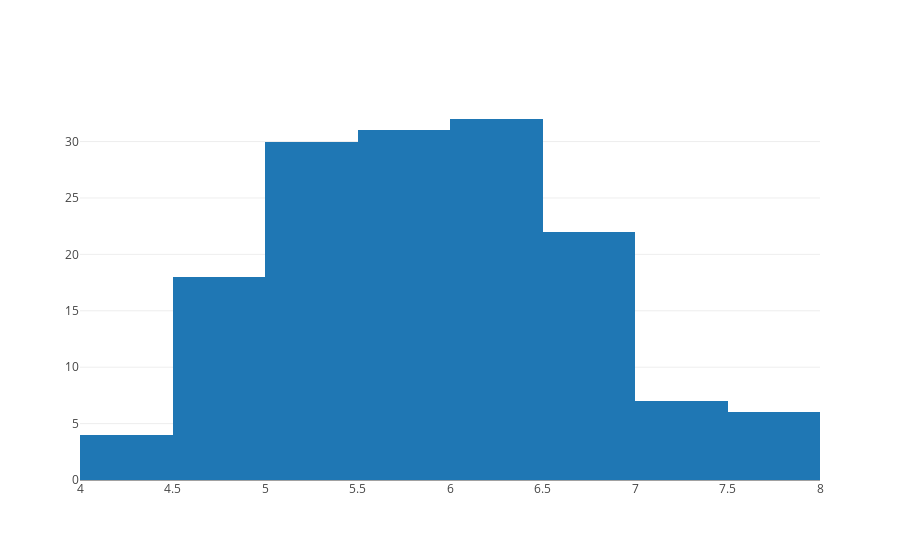

The code cell stored with this chart in its notebook:
### Markdown cell above
### Histograms

### Code cell
x = iris_df['sepal length (cm)']
data = [ go.Histogram(x=x, nbinsx=8) ]

# trace3 = go.Histogram(
#     x=x,
#     xbins=dict(
#         start='1969-11-15',
#         end='1972-03-31',
#         size= 'M18'),
#     autobinx = False
# )

plotly.offline.iplot(data)

### Figure 1 — Plotly figure (JSON) as saved in the notebook; plotly's stock layout.template omitted (floating-point values rounded to 4 significant figures; data arrays with more than 128 entries replaced by an {"elided": "..."} marker saying what was removed)
{"data": [{"nbinsx": 8, "type": "histogram", "uid": "8eed649c-71e9-11e9-a66b-080027daca25", "x": {"elided": "150 float values"}}], "layout": {}}
